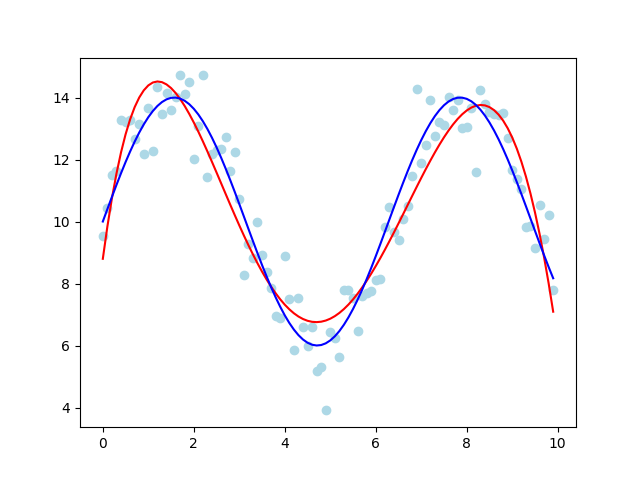

The Python source for this figure:
# coding: UTF-8
import numpy as np
import matplotlib.pyplot as plt

# テストデータ生成
class GenModel:
    # ノイズ無し
    def generate(self, x):
        a = 4.0
        b = 10.0
        y = a * np.sin(x) + b
        return y

    # ノイズつき
    def observe(self, x):
        y = self.generate(x) + np.random.normal(0, 1.0, x.shape)
        return y

# 多項式最小2乗回帰
class LeastSquare:
    # N: 多項式次数
    def __init__(self, N):
        self.N = N
        
    # データを多項式基底関数による表示に直す
    def __data_vec(self, x):
        return np.array([x**n for n in range(self.N)])

    # 計画行列 X を返す
    def __design_mat(self, xv):
        return np.array([self.__data_vec(x) for x in xv])

    # 学習データを入力して係数wを決定する
    def fit(self, x, y):
        X = self.__design_mat(x)
        print(X.shape)
        
        # solve (X^t X) w = X^t y        
        self.w = np.linalg.solve(np.dot(X.T, X), np.dot(X.T, y))
        
        # X^t (X X^t)^-1 y
        #self.w = np.dot(X.T, np.linalg.solve(np.dot(X, X.T), y))
        
    # 予測値を返す
    def predict(self, x):
        # 配列かどうかで分けている（ダサい）
        try:
            X = self.__design_mat(x)
        except TypeError:
            X = self.__data_vec(x)
        return np.dot(X, self.w)
    
if __name__ == '__main__':
    gen_model = GenModel()
    x = 0.1 * np.arange(100)
    y = gen_model.observe(x)
    t = gen_model.generate(x)

    lls = LeastSquare(6)
    lls.fit(x, y)
    print('w', lls.w)
    
    y_pred = lls.predict(x)
    plt.scatter(x, y, color='lightblue')    
    plt.plot(x, y_pred, color='red')
    plt.plot(x, t, color='blue')
    
    plt.show()
    # plt.savefig('least_square_poly.png')
